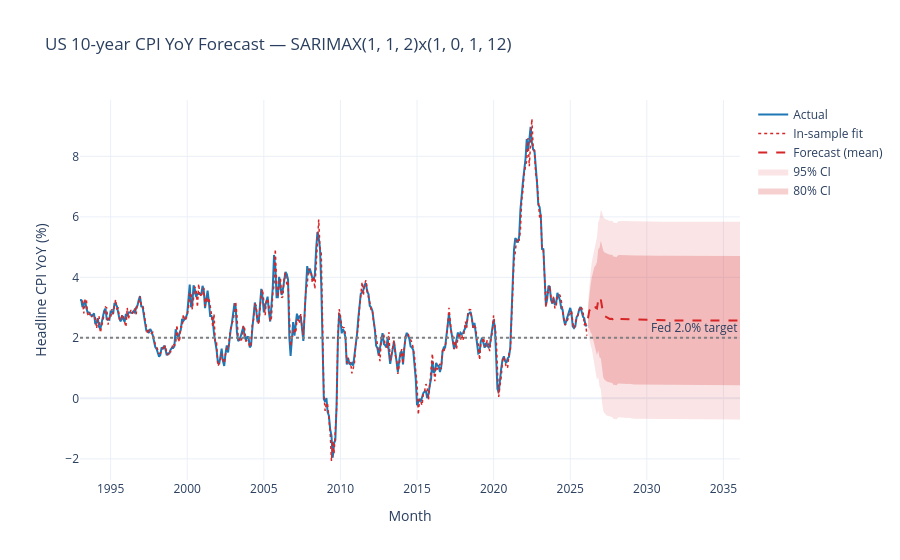

Notebook cell for this chart:
### Code cell
# --- Refit best model on full sample (post-Volcker through cutoff) ---
y_full = df.loc[TRAIN_START:CUTOFF, 'headline_yoy'].dropna()
print(f'Full training sample: {y_full.index.min().date()} to {y_full.index.max().date()}, n={len(y_full)}')

final_model = SARIMAX(y_full, order=best_order, seasonal_order=best_seasonal,
                      enforce_stationarity=False, enforce_invertibility=False).fit(disp=False)
print(f'Model: SARIMAX{best_order}x{best_seasonal}, AIC={final_model.aic:.2f}')

# --- In-sample fitted values ---
arima_fitted = final_model.fittedvalues
arima_resid  = y_full - arima_fitted

# Warmup: differencing + seasonal differencing periods
warmup = max(best_order[1], best_seasonal[1] * SEASONAL_M) + 1
arima_fitted = arima_fitted.iloc[warmup:]
arima_resid  = arima_resid.iloc[warmup:]

rmse_in = np.sqrt(np.mean(arima_resid**2))
mae_in  = np.mean(np.abs(arima_resid))
print(f'In-sample fit (excl. {warmup} warmup obs): RMSE={rmse_in:.3f} pp, MAE={mae_in:.3f} pp')

# --- Forecast 120 months (10 years) ahead ---
fc_obj  = final_model.get_forecast(steps=HORIZON)
fc_mean = fc_obj.predicted_mean
fc_ci80 = fc_obj.conf_int(alpha=0.20)
fc_ci95 = fc_obj.conf_int(alpha=0.05)

fc_idx = pd.date_range(start=y_full.index[-1] + pd.offsets.MonthEnd(),
                       periods=HORIZON, freq=FREQ)
fc_mean.index = fc_idx
fc_ci80.index = fc_idx
fc_ci95.index = fc_idx

# --- Summary stats ---
print(f'\nForecast horizon: {fc_idx[0].date()} to {fc_idx[-1].date()}')
print(f'Mean YoY forecast over 10 years: {fc_mean.mean():.2f}%')
print(f'Forecast at end of horizon:      {fc_mean.iloc[-1]:.2f}%')

# --- Plot: actual + in-sample fit + forecast + CI ---
fig_fc = go.Figure()
fig_fc.add_trace(go.Scatter(x=y_full.index, y=y_full.values,
                            mode='lines', name='Actual',
                            line=dict(color='#1f77b4', width=2)))
fig_fc.add_trace(go.Scatter(x=arima_fitted.index, y=arima_fitted.values,
                            mode='lines', name='In-sample fit',
                            line=dict(color='#d62728', width=1.5, dash='dot')))
fig_fc.add_trace(go.Scatter(x=fc_idx, y=fc_mean.values,
                            mode='lines', name='Forecast (mean)',
                            line=dict(color='#d62728', width=2, dash='dash')))
fig_fc.add_trace(go.Scatter(x=list(fc_idx) + list(fc_idx[::-1]),
                            y=list(fc_ci95.iloc[:, 1]) + list(fc_ci95.iloc[::-1, 0]),
                            fill='toself', fillcolor='rgba(214,39,40,0.12)',
                            line=dict(width=0), name='95% CI'))
fig_fc.add_trace(go.Scatter(x=list(fc_idx) + list(fc_idx[::-1]),
                            y=list(fc_ci80.iloc[:, 1]) + list(fc_ci80.iloc[::-1, 0]),
                            fill='toself', fillcolor='rgba(214,39,40,0.22)',
                            line=dict(width=0), name='80% CI'))
fig_fc.add_hline(y=MU_ANCHOR, line_dash='dot', line_color='grey',
                 annotation_text=f'Fed {MU_ANCHOR}% target')
fig_fc.update_layout(
    title=f'US 10-year CPI YoY Forecast — SARIMAX{best_order}x{best_seasonal}',
    xaxis_title='Month', yaxis_title='Headline CPI YoY (%)',
    template='plotly_white', hovermode='x unified')
fig_fc.show()

# --- Save forecast for downstream use ---
forecast_out = pd.DataFrame({
    'yoy_mean':  fc_mean.values,
    'yoy_lo80':  fc_ci80.iloc[:, 0].values,
    'yoy_hi80':  fc_ci80.iloc[:, 1].values,
    'yoy_lo95':  fc_ci95.iloc[:, 0].values,
    'yoy_hi95':  fc_ci95.iloc[:, 1].values,
    'cpi_level': level_fc.values,
}, index=fc_idx)
print('\nForecast dataframe saved as `forecast_out`. First and last rows:')
print(forecast_out.head(2).round(2))
print(forecast_out.tail(2).round(2))

### Figure 1 — Plotly figure (JSON) as saved in the notebook; plotly's stock layout.template omitted (floating-point values rounded to 4 significant figures; data arrays with more than 128 entries replaced by an {"elided": "..."} marker saying what was removed)
{"data": [{"line": {"color": "#1f77b4", "width": 2}, "mode": "lines", "name": "Actual", "type": "scatter", "x": {"elided": "397 str values"}, "y": {"elided": "397 float values"}}, {"line": {"color": "#d62728", "dash": "dot", "width": 1.5}, "mode": "lines", "name": "In-sample fit", "type": "scatter", "x": {"elided": "395 str values"}, "y": {"elided": "395 float values"}}, {"line": {"color": "#d62728", "dash": "dash", "width": 2}, "mode": "lines", "name": "Forecast (mean)", "type": "scatter", "x": ["2026-02-28T00:00:00", "2026-03-31T00:00:00", "2026-04-30T00:00:00", "2026-05-31T00:00:00", "2026-06-30T00:00:00", "2026-07-31T00:00:00", "2026-08-31T00:00:00", "2026-09-30T00:00:00", "2026-10-31T00:00:00", "2026-11-30T00:00:00", "2026-12-31T00:00:00", "2027-01-31T00:00:00", "2027-02-28T00:00:00", "2027-03-31T00:00:00", "2027-04-30T00:00:00", "2027-05-31T00:00:00", "2027-06-30T00:00:00", "2027-07-31T00:00:00", "2027-08-31T00:00:00", "2027-09-30T00:00:00", "2027-10-31T00:00:00", "2027-11-30T00:00:00", "2027-12-31T00:00:00", "2028-01-31T00:00:00", "2028-02-29T00:00:00", "2028-03-31T00:00:00", "2028-04-30T00:00:00", "2028-05-31T00:00:00", "2028-06-30T00:00:00", "2028-07-31T00:00:00", "2028-08-31T00:00:00", "2028-09-30T00:00:00", "2028-10-31T00:00:00", "2028-11-30T00:00:00", "2028-12-31T00:00:00", "2029-01-31T00:00:00", "2029-02-28T00:00:00", "2029-03-31T00:00:00", "2029-04-30T00:00:00", "2029-05-31T00:00:00", "2029-06-30T00:00:00", "2029-07-31T00:00:00", "2029-08-31T00:00:00", "2029-09-30T00:00:00", "2029-10-31T00:00:00", "2029-11-30T00:00:00", "2029-12-31T00:00:00", "2030-01-31T00:00:00", "2030-02-28T00:00:00", "2030-03-31T00:00:00", "2030-04-30T00:00:00", "2030-05-31T00:00:00", "2030-06-30T00:00:00", "2030-07-31T00:00:00", "2030-08-31T00:00:00", "2030-09-30T00:00:00", "2030-10-31T00:00:00", "2030-11-30T00:00:00", "2030-12-31T00:00:00", "2031-01-31T00:00:00", "2031-02-28T00:00:00", "2031-03-31T00:00:00", "2031-04-30T00:00:00", "2031-05-31T00:00:00", "2031-06-30T00:00:00", "2031-07-31T00:00:00", "2031-08-31T00:00:00", "2031-09-30T00:00:00", "2031-10-31T00:00:00", "2031-11-30T00:00:00", "2031-12-31T00:00:00", "2032-01-31T00:00:00", "2032-02-29T00:00:00", "2032-03-31T00:00:00", "2032-04-30T00:00:00", "2032-05-31T00:00:00", "2032-06-30T00:00:00", "2032-07-31T00:00:00", "2032-08-31T00:00:00", "2032-09-30T00:00:00", "2032-10-31T00:00:00", "2032-11-30T00:00:00", "2032-12-31T00:00:00", "2033-01-31T00:00:00", "2033-02-28T00:00:00", "2033-03-31T00:00:00", "2033-04-30T00:00:00", "2033-05-31T00:00:00", "2033-06-30T00:00:00", "2033-07-31T00:00:00", "2033-08-31T00:00:00", "2033-09-30T00:00:00", "2033-10-31T00:00:00", "2033-11-30T00:00:00", "2033-12-31T00:00:00", "2034-01-31T00:00:00", "2034-02-28T00:00:00", "2034-03-31T00:00:00", "2034-04-30T00:00:00", "2034-05-31T00:00:00", "2034-06-30T00:00:00", "2034-07-31T00:00:00", "2034-08-31T00:00:00", "2034-09-30T00:00:00", "2034-10-31T00:00:00", "2034-11-30T00:00:00", "2034-12-31T00:00:00", "2035-01-31T00:00:00", "2035-02-28T00:00:00", "2035-03-31T00:00:00", "2035-04-30T00:00:00", "2035-05-31T00:00:00", "2035-06-30T00:00:00", "2035-07-31T00:00:00", "2035-08-31T00:00:00", "2035-09-30T00:00:00", "2035-10-31T00:00:00", "2035-11-30T00:00:00", "2035-12-31T00:00:00", "2036-01-31T00:00:00"], "y": [2.649, 2.894, 2.957, 3.068, 3.072, 3.094, 2.994, 2.971, 3.258, 3.162, 3.266, 2.993, 2.783, 2.721, 2.693, 2.658, 2.643, 2.626, 2.632, 2.625, 2.564, 2.572, 2.545, 2.586, 2.616, 2.62, 2.619, 2.62, 2.617, 2.615, 2.61, 2.607, 2.614, 2.609, 2.611, 2.601, 2.593, 2.59, 2.587, 2.585, 2.584, 2.582, 2.582, 2.581, 2.578, 2.578, 2.576, 2.577, 2.577, 2.577, 2.577, 2.576, 2.576, 2.575, 2.575, 2.574, 2.574, 2.574, 2.574, 2.573, 2.573, 2.573, 2.572, 2.572, 2.572, 2.572, 2.572, 2.572, 2.571, 2.571, 2.571, 2.571, 2.571, 2.571, 2.571, 2.571, 2.571, 2.571, 2.571, 2.571, 2.571, 2.57, 2.57, 2.57, 2.57, 2.57, 2.57, 2.57, 2.57, 2.57, 2.57, 2.57, 2.57, 2.57, 2.57, 2.57, 2.57, 2.57, 2.57, 2.57, 2.57, 2.57, 2.57, 2.57, 2.57, 2.57, 2.57, 2.57, 2.57, 2.57, 2.57, 2.57, 2.57, 2.57, 2.57, 2.57, 2.57, 2.57, 2.57, 2.57]}, {"fill": "toself", "fillcolor": "rgba(214,39,40,0.12)", "line": {"width": 0}, "name": "95% CI", "type": "scatter", "x": {"elided": "240 str values"}, "y": {"elided": "240 float values"}}, {"fill": "toself", "fillcolor": "rgba(214,39,40,0.22)", "line": {"width": 0}, "name": "80% CI", "type": "scatter", "x": {"elided": "240 str values"}, "y": {"elided": "240 float values"}}], "layout": {"annotations": [{"showarrow": false, "text": "Fed 2.0% target", "x": 1, "xanchor": "right", "xref": "x domain", "y": 2, "yanchor": "bottom", "yref": "y"}], "hovermode": "x unified", "shapes": [{"line": {"color": "grey", "dash": "dot"}, "type": "line", "x0": 0, "x1": 1, "xref": "x domain", "y0": 2, "y1": 2, "yref": "y"}], "title": {"text": "US 10-year CPI YoY Forecast — SARIMAX(1, 1, 2)x(1, 0, 1, 12)"}, "xaxis": {"title": {"text": "Month"}}, "yaxis": {"title": {"text": "Headline CPI YoY (%)"}}}}
